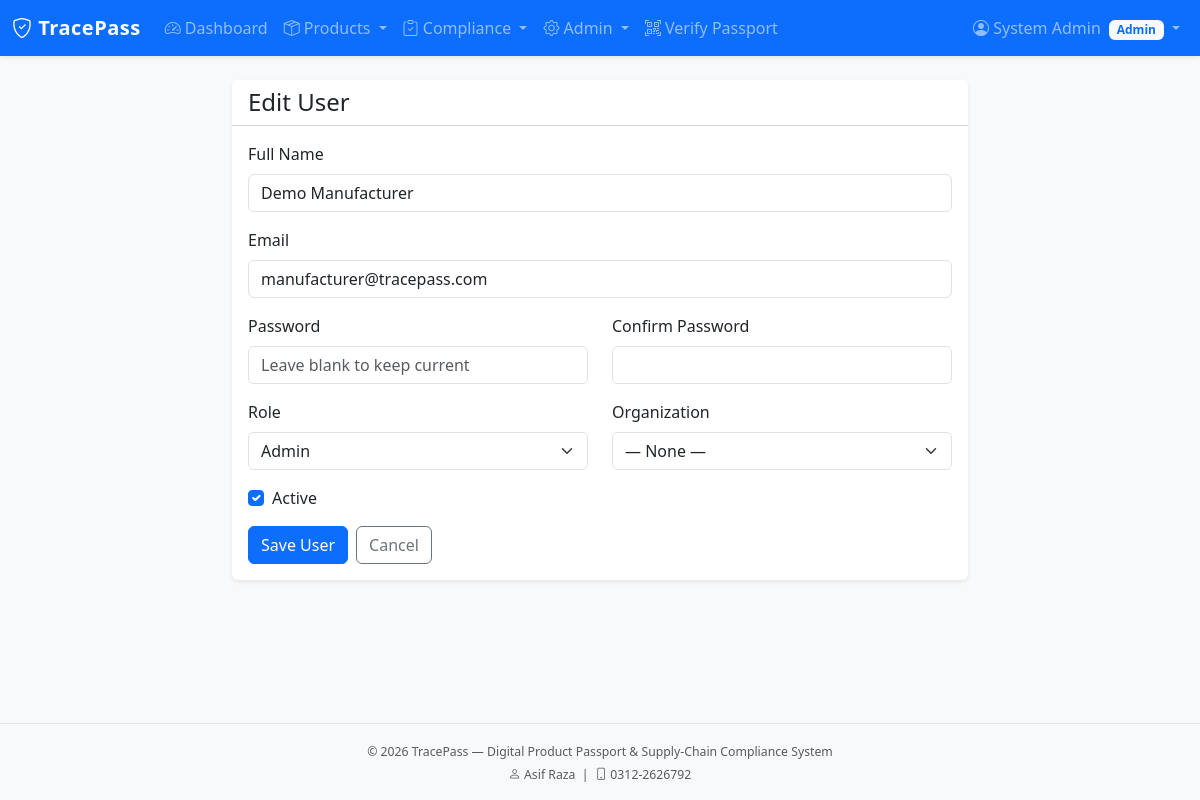
Page /admin/users/2/edit (signed in) on the committed database.
### app/models/user.py (models this page shows, shortened)
class User(UserMixin, db.Model):
    __tablename__ = 'users'
    id = db.Column(db.Integer, primary_key=True)
    name = db.Column(db.String(100), nullable=False)
    email = db.Column(db.String(120), unique=True, nullable=False, index=True)
    password_hash = db.Column(db.String(256), nullable=False)
    role_id = db.Column(db.Integer, db.ForeignKey('roles.id'), nullable=False)
    organization_id = db.Column(db.Integer, db.ForeignKey('organizations.id'), nullable=True)
    is_active = db.Column(db.Boolean, default=True)
    last_login = db.Column(db.DateTime)
    created_at = db.Column(db.DateTime, default=datetime.utcnow)
    updated_at = db.Column(db.DateTime, default=datetime.utcnow, onupdate=datetime.utcnow)
    @property
    def password(self):
        raise AttributeError('password is not a readable attribute')
    def has_role(self, *role_names):
        if self.role is None:
            return False
        return self.role.name in role_names

### app/models/role.py (models this page shows, shortened)
class Role(db.Model):
    __tablename__ = 'roles'
    id = db.Column(db.Integer, primary_key=True)
    name = db.Column(db.String(64), unique=True, nullable=False, index=True)
    description = db.Column(db.String(255))
    permissions = db.Column(db.Integer, default=0)  # bitmask style if needed later
    is_default = db.Column(db.Boolean, default=False)
    created_at = db.Column(db.DateTime, default=datetime.utcnow)
    users = db.relationship('User', backref='role', lazy='dynamic')
    PERMISSION_VIEW_PUBLIC = 0x01
    PERMISSION_MANAGE_PRODUCTS = 0x02
    PERMISSION_MANAGE_SUPPLIERS = 0x04
    PERMISSION_COMPLIANCE = 0x08
    PERMISSION_ADMIN = 0x80

### app/admin/routes.py (the view, shortened to what this page needs)
@admin_bp.route('/users/<int:id>/edit', methods=['GET', 'POST'])
@login_required
@admin_required
def edit_user(id):
    user = User.query.get_or_404(id)
    form = UserForm(user=user, obj=user)
    return render_template('admin/user_form.html', form=form, title='Edit User', user=user)

### app/admin/forms.py (shortened to what this page needs)
class UserForm(FlaskForm):
    name = StringField('Full Name', validators=[DataRequired(), Length(min=2, max=100)])
    email = StringField('Email', validators=[DataRequired(), Email(), Length(max=120)])
    password = PasswordField('Password', validators=[Optional(), Length(min=8)])
    password2 = PasswordField('Confirm Password', validators=[
        EqualTo('password', message='Passwords must match.')
    ])
    role = SelectField('Role', coerce=int, validators=[DataRequired()])
    organization = SelectField('Organization', coerce=int, validators=[Optional()])
    is_active = BooleanField('Active', default=True)
    submit = SubmitField('Save User')
    def __init__(self, user=None, *args, **kwargs):
        super().__init__(*args, **kwargs)
        self.user = user
        self.role.choices = [(r.id, r.name) for r in Role.query.order_by(Role.name).all()]
        self.organization.choices = [(0, '— None —')] + [
            (o.id, o.name) for o in Organization.query.order_by(Organization.name).all()
        ]

### app/models/user.py (called while the page is built)
@login_manager.user_loader
def load_user(user_id):
    return User.query.get(int(user_id))

### app/templates/admin/user_form.html (shortened to what this page needs)
{% extends "base.html" %}
{% block content %}
<div class="container">
    <div class="row justify-content-center">
        <div class="col-md-8">
            <div class="card">
                <div class="card-header bg-white">
                    <h4 class="mb-0">{{ title }}</h4>
                </div>
                <div class="card-body">
                    <form method="POST" novalidate>
                        <div class="mb-3">
                            {{ form.name.label(class="form-label") }}
                            {{ form.name(class="form-control" + (" is-invalid" if form.name.errors else "")) }}
                        </div>
                        <div class="mb-3">
                            {{ form.email.label(class="form-label") }}
                            {{ form.email(class="form-control" + (" is-invalid" if form.email.errors else "")) }}
                        </div>
                        <div class="row">
                            <div class="col-md-6 mb-3">
                                {{ form.password.label(class="form-label") }}
                                {{ form.password(class="form-control" + (" is-invalid" if form.password.errors else ""), placeholder="Leave blank to keep current") }}
                            </div>
                            <div class="col-md-6 mb-3">
                                {{ form.password2.label(class="form-label") }}
                                {{ form.password2(class="form-control") }}
                            </div>
                        </div>
                        <div class="row">
                            <div class="col-md-6 mb-3">
                                {{ form.role.label(class="form-label") }}
                                {{ form.role(class="form-select") }}
                            </div>
                            <div class="col-md-6 mb-3">
                                {{ form.organization.label(class="form-label") }}
                                {{ form.organization(class="form-select") }}
                            </div>
                        </div>
                        <div class="mb-3 form-check">
                            {{ form.is_active(class="form-check-input") }}
                            {{ form.is_active.label(class="form-check-label") }}
                        </div>
                        <div class="d-flex gap-2">
                            {{ form.submit(class="btn btn-primary") }}
                            <a href="{{ url_for('admin.users') }}" class="btn btn-outline-secondary">Cancel</a>
                        </div>
                    </form>
                </div>
            </div>
        </div>
    </div>
</div>
{% endblock %}

### app/templates/includes/navbar.html (shortened to what this page needs)
<nav class="navbar navbar-expand-lg navbar-dark bg-primary shadow-sm">
    <div class="container-fluid">
        <a class="navbar-brand fw-bold" href="{{ url_for('main.index') }}">
            <i class="bi bi-shield-check"></i> TracePass
        </a>
        <div class="collapse navbar-collapse" id="mainNav">
            <ul class="navbar-nav me-auto mb-2 mb-lg-0">
                {% if current_user.is_authenticated %}
                    <li class="nav-item">
                        <a class="nav-link" href="{{ url_for('main.dashboard') }}">
                            <i class="bi bi-speedometer2"></i> Dashboard
                        </a>
                    </li>
                    {% if current_user.has_role('Manufacturer', 'Admin', 'Auditor', 'Distributor', 'Supplier') %}
                    <li class="nav-item dropdown">
                        <a class="nav-link dropdown-toggle" href="#" data-bs-toggle="dropdown">
                            <i class="bi bi-box-seam"></i> Products
                        </a>
                    </li>
                    {% endif %}
                    {% if current_user.has_role('Auditor', 'Admin') %}
                    <li class="nav-item dropdown">
                        <a class="nav-link dropdown-toggle" href="#" data-bs-toggle="dropdown">
                            <i class="bi bi-clipboard-check"></i> Compliance
                        </a>
                    </li>
                    {% elif current_user.has_role('Supplier', 'Manufacturer') %}
                    <li class="nav-item">
                        <a class="nav-link" href="{{ url_for('compliance.certificates') }}">
                            <i class="bi bi-file-earmark-check"></i> Certificates
                        </a>
                    </li>
                    {% endif %}
                    {% if current_user.has_role('Admin') %}
                    <li class="nav-item dropdown">
                        <a class="nav-link dropdown-toggle" href="#" data-bs-toggle="dropdown">
                            <i class="bi bi-gear"></i> Admin
                        </a>
                    </li>
                    {% endif %}
                {% endif %}
                <li class="nav-item">
                    <a class="nav-link" href="{{ url_for('public.verify') }}">
                        <i class="bi bi-qr-code-scan"></i> Verify Passport
                    </a>
                </li>
            </ul>
            <ul class="navbar-nav ms-auto">
                {% if current_user.is_authenticated %}
                    <li class="nav-item dropdown">
                        <a class="nav-link dropdown-toggle" href="#" data-bs-toggle="dropdown">
                            <i class="bi bi-person-circle"></i>
                            {{ current_user.name }}
                            <span class="badge bg-light text-primary ms-1">{{ current_user.role.name }}</span>
                        </a>
                    </li>
                {% endif %}
            </ul>
        </div>
    </div>
</nav>

### app/static/css/style.css (style rules this page uses)
:root { --tp-primary: #0d6efd; --tp-dark: #0a2540; }
body { min-height: 100vh; display: flex; flex-direction: column; background-color: #f8f9fa; }
.navbar-brand { letter-spacing: 0.5px; }
.card { border: none; box-shadow: 0 0.125rem 0.25rem rgba(0, 0, 0, 0.075); }

### rows in the picture
User: name "System Admin"
Role: role.name "Admin"
User: name "Demo Manufacturer", email "manufacturer@tracepass.com", role "Admin", organization "— None —", is_active "☑"

### other values in the picture
{{ title }} "Edit User"
